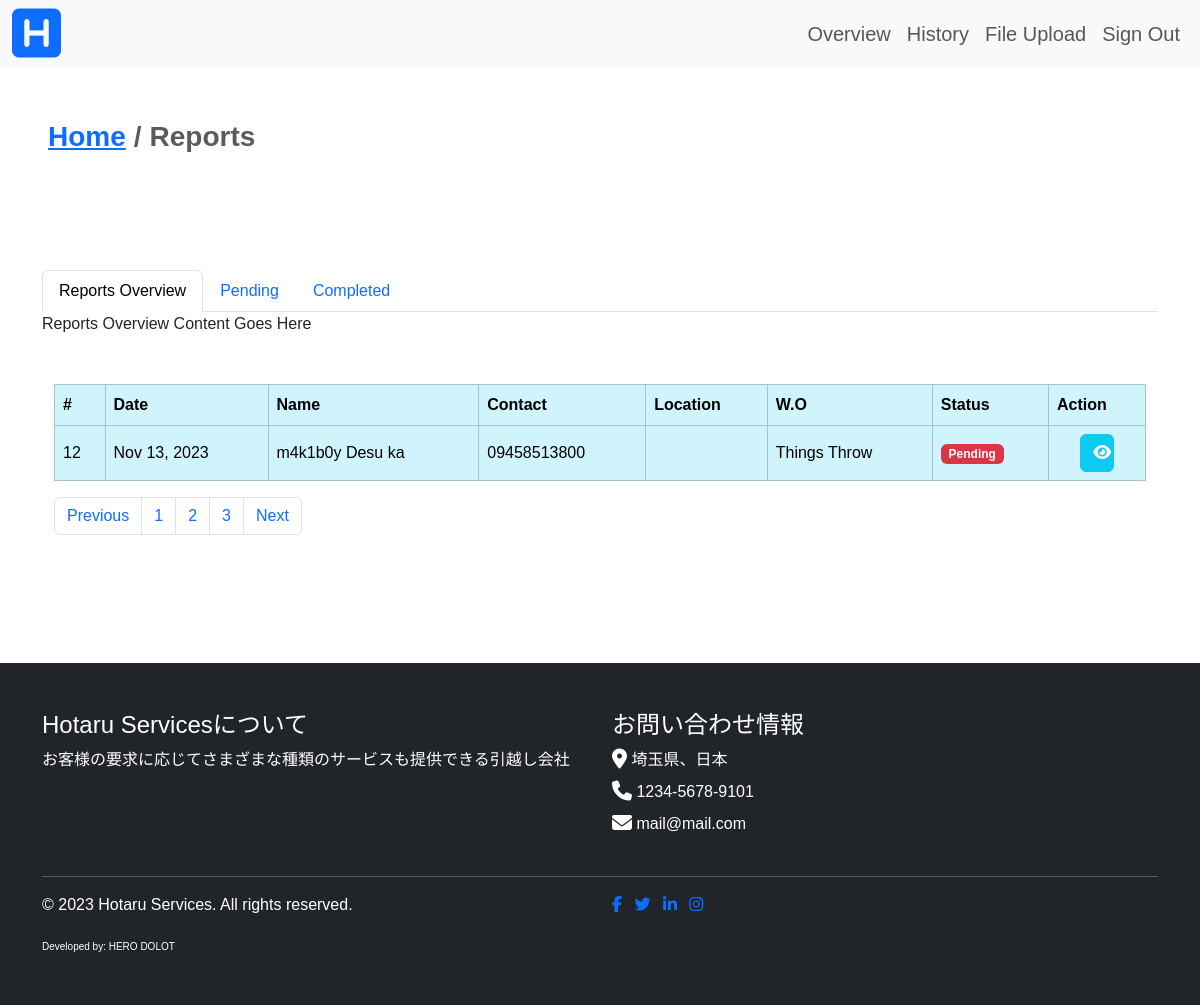
Page /admin/reports.php on the earlier database version.
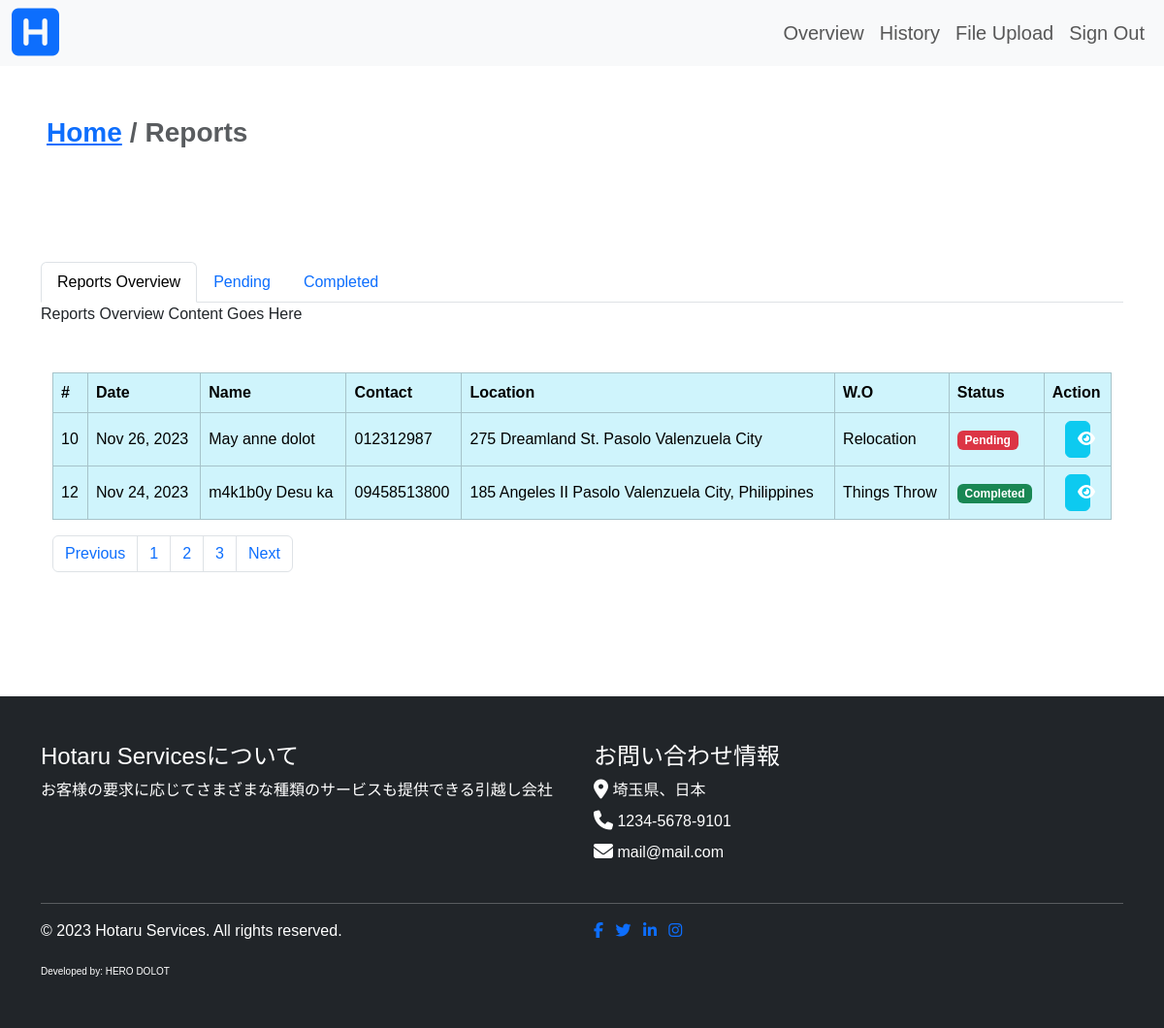
Same page on the later database version.
### tables this page shows
CREATE TABLE `inquiry` (
  `inquiry_id` int(11) NOT NULL,
  `client_email` varchar(255) NOT NULL,
  `client_name` varchar(255) NOT NULL,
  `client_number` varchar(255) NOT NULL,
  `client_region` varchar(255) NOT NULL,
  `client_wo` varchar(255) NOT NULL,
  `client_comment` varchar(255) NOT NULL,
  `inquiry_status` int(11) NOT NULL
);

CREATE TABLE `accepted` (
  `accepted_id` int(11) NOT NULL,
  `accepted_inquiry_id` int(11) NOT NULL,
  `accepted_client_name` text NOT NULL,
  `accepted_contract` int(11) NOT NULL,
  `accepted_start_date` int(11) NOT NULL,
  `accepted_location` text NOT NULL
);

### admin/reports.php (the view, shortened to what this page needs)
<?php
include '../connection.php';
include './includes/header.php';
include './components/navbar.php';
?>
<div class="container-fluid py-5 p-5">
    <nav aria-label="breadcrumb">
        <ol class="breadcrumb fw-bold fs-3">
            <li class="breadcrumb-item"><a href="./index.php">Home</a></li>
            <li class="breadcrumb-item active" aria-current="page">Reports</li>
        </ol>
    </nav>
</div>
<div class="container mt-5">
    <ul class="nav nav-tabs" id="myTabs" role="tablist">
        <li class="nav-item" role="presentation">
            <a class="nav-link active" id="overview-tab" data-toggle="tab" href="#overview" role="tab" aria-controls="overview" aria-selected="true">Reports Overview</a>
        </li>
        <li class="nav-item" role="presentation">
            <a class="nav-link" id="pending-tab" data-toggle="tab" href="#pending" role="tab" aria-controls="pending" aria-selected="false">Pending</a>
        </li>
        <li class="nav-item" role="presentation">
            <a class="nav-link" id="completed-tab" data-toggle="tab" href="#completed" role="tab" aria-controls="completed" aria-selected="false">Completed</a>
        </li>
    </ul>
    <div class="tab-content" id="myTabsContent">
        <div class="tab-pane fade show active" id="overview" role="tabpanel" aria-labelledby="overview-tab">
            <p>Reports Overview Content Goes Here</p>
            <div class="container mt-5">
                <div class="table-responsive">
                    <table class="table table-bordered table-info align-middle">
                        <thead>
                            <th>#</th>
                            <th>Date</th>
                            <th>Name</th>
                            <th>Contact</th>
                            <th>Location</th>
                            <th>W.O</th>
                            <th>Status</th>
                            <th>Action</th>
                        </thead>
                        <tbody>
                            <?php
                            $result = mysqli_query($conn, "SELECT * FROM inquiry WHERE inquiry_status = 1 OR inquiry_status = 2");
                            while ($row = $result->fetch_assoc()) :
                                $inq_id = $row["inquiry_id"];
                                $info = mysqli_query($conn, "SELECT * FROM accepted WHERE accepted_inquiry_id = $inq_id")->fetch_assoc();
                            ?>
                                <tr>
                                    <td><?php echo $inq_id ?></td>
                                    <td><?php echo date('M d, Y', $info["accepted_start_date"]) ?></td>
                                    <td><?php echo $info["accepted_client_name"] ?></td>
                                    <td><?php echo $row["client_number"] ?></td>
                                    <td><?php echo $info["accepted_location"] ?></td>
                                    <td><?php echo $row["client_wo"] ?></td>
                                    <td>
                                        <?php
                                        if ($row["inquiry_status"] == 2) {
                                            echo '<div class="badge text-bg-success">Completed</div>';
                                        }
                                        if ($row["inquiry_status"] == 1) {
                                            echo '<div class="badge text-bg-danger">Pending</div>';
                                        }
                                        ?>
                                    </td>
                                    <td>
                                        <div class="wrapper d-md-flex justify-content-around d-sm-none">
                                            <button type="submit" class="btn btn-info col-12 col-md-5 mb-3 mb-md-0">
                                                <i class="fa-solid fa-eye text-white"></i>
                                            </button>
                                        </div>
                                    </td>
                                </tr>
                            <?php endwhile; ?>
                        </tbody>
                    </table>
                    <nav aria-label="Page navigation example">
                        <ul class="pagination">
                            <li class="page-item"><a class="page-link" href="#">Previous</a></li>
                            <li class="page-item"><a class="page-link" href="#">1</a></li>
                            <li class="page-item"><a class="page-link" href="#">2</a></li>
                            <li class="page-item"><a class="page-link" href="#">3</a></li>
                            <li class="page-item"><a class="page-link" href="#">Next</a></li>
                        </ul>
                    </nav>
                </div>
            </div>
        </div>
    </div>
</div>
<?php
include './includes/footer.php';
?>

### admin/includes/header.php (shortened to what this page needs)
<!DOCTYPE html>
<html lang="en">
<head>
    <link rel="stylesheet" href="../../hotaru/node_modules/bootstrap/dist/css/bootstrap.css">
    <link rel="stylesheet" href="../../hotaru/styles/main.scss">
</head>
<body>

### admin/components/navbar.php (shortened to what this page needs)
<nav class="navbar navbar-expand-lg bg-body-tertiary">
    <div class="container-fluid">
        <a class="navbar-brand fs-3" href="../../../hotaru/admin/index.php">
            <i class="fa-solid fa-square-h fa-2xl text-primary"></i>
        </a>
        <div class="collapse navbar-collapse" id="navbarSupportedContent">
            <ul class="navbar-nav mb-2 mb-lg-0 d-flex justify-content-end ms-auto">
                <li class="nav-item fs-5">
                    <a class="nav-link" href="../../../hotaru/admin/index.php">Overview</a>
                </li>
                <li class="nav-item fs-5">
                    <a class="nav-link" href="../../../hotaru/admin/history.php">History</a>
                </li>
                <li class="nav-item fs-5">
                    <a class="nav-link" href="../../../hotaru/admin/fileupload.php">File Upload</a>
                </li>
                <li class="nav-item fs-5">
                    <a class="nav-link" href="../../../hotaru/controller/logout.php">Sign Out</a>
                </li>
            </ul>
        </div>
    </div>
</nav>

### admin/includes/footer.php
<footer class="footer bg-dark text-white py-5" style="margin-top:112px;">
  <div class="container">
    <div class="row">
      <div class="col-lg-6">
        <h4>Hotaru Servicesについて</h4>
        <p>お客様の要求に応じてさまざまな種類のサービスも提供できる引越し会社</p>
      </div>
      <div class="col-lg-6">
        <h4>お問い合わせ情報</h4>
        <ul class="list-unstyled">
          <li class="mb-2"><i class="fa fa-map-marker fa-lg"></i> 埼玉県、日本</li>
          <li class="mb-2"><i class="fa fa-phone fa-lg"></i> 1234-5678-9101</li>
          <li class="mb-2"><i class="fa fa-envelope fa-lg"></i> mail@mail.com</li>
        </ul>
      </div>
    </div>
    <hr class="mt-4">
    <div class="row">
      <div class="col-lg-6">
        <p class="text-white">© 2023 Hotaru Services. All rights reserved.</p>
        <small class="text-white" style="font-size: 10px;">Developed by: HERO DOLOT</small>
      </div>
      <div class="col-lg-6">
        <ul class="list-inline text-lg-right mb-0">
          <li class="list-inline-item"><a href="#"><i class="fab fa-facebook-f"></i></a></li>
          <li class="list-inline-item"><a href="#"><i class="fab fa-twitter"></i></a></li>
          <li class="list-inline-item"><a href="#"><i class="fab fa-linkedin-in"></i></a></li>
          <li class="list-inline-item"><a href="#"><i class="fab fa-instagram"></i></a></li>
        </ul>
      </div>
    </div>
  </div>
</footer>
</body>
</html>

### admin/includes/header.php (style rules this page uses)
body { font-family: 'Meiryo', sans-serif; }
@media screen and (min-width: 1024px) { body { font-family: 'Hiragino Kaku Gothic Pro', 'ヒラギノ角ゴ Pro W3', sans-serif; } }

Differences in the rows shown:
now on this page (row edited): inquiry: inquiry_id "10", accepted.accepted_start_date "Nov 26, 2023", accepted.accepted_client_name "May anne dolot", client_number "012312987", accepted.accepted_location "275 Dreamland St. Pasolo Valenzuela City", client_wo "Relocation", inquiry_status "Pending"
changed inquiry "Things Throw": accepted.accepted_start_date "Nov 13, 2023" → "Nov 24, 2023"; accepted.accepted_location (not shown) → "185 Angeles II Pasolo Valenzuela City, Philippines"; inquiry_status "Pending" → "Completed"
